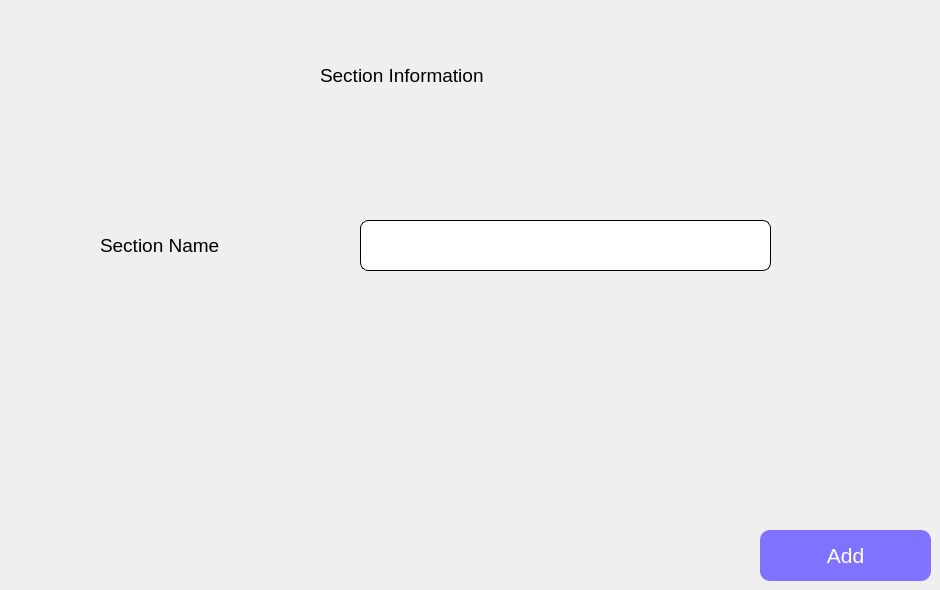
             <widget class="QWidget" name="section_add">
              <widget class="QPushButton" name="section_add_btn">
               <property name="enabled">
                <bool>true</bool>
               </property>
               <property name="geometry">
                <rect>
                 <x>760</x>
                 <y>530</y>
                 <width>171</width>
                 <height>51</height>
                </rect>
               </property>
               <property name="font">
                <font>
                 <pointsize>16</pointsize>
                </font>
               </property>
               <property name="styleSheet">
                <string notr="true">background-color: rgb(126, 114, 255);
color: rgb(255, 255, 255);
border-radius : 10;</string>
               </property>
               <property name="text">
                <string>Add</string>
               </property>
               <property name="icon">
                <iconset>
                 <normaloff>icons/save.png</normaloff>icons/save.png</iconset>
               </property>
               <property name="iconSize">
                <size>
                 <width>50</width>
                 <height>50</height>
                </size>
               </property>
              </widget>
              <widget class="QLineEdit" name="section_name_entry">
               <property name="geometry">
                <rect>
                 <x>360</x>
                 <y>220</y>
                 <width>411</width>
                 <height>51</height>
                </rect>
               </property>
               <property name="font">
                <font>
                 <pointsize>12</pointsize>
                </font>
               </property>
               <property name="styleSheet">
                <string notr="true">background-color: rgb(255, 255, 255);
border-radius : 8px;
border-color: rgb(0, 0, 0);
border: 1px solid black
</string>
               </property>
              </widget>
              <widget class="QLabel" name="label_188">
               <property name="geometry">
                <rect>
                 <x>320</x>
                 <y>60</y>
                 <width>271</width>
                 <height>31</height>
                </rect>
               </property>
               <property name="font">
                <font>
                 <pointsize>14</pointsize>
                </font>
               </property>
               <property name="text">
                <string>Section Information</string>
               </property>
              </widget>
              <widget class="QLabel" name="label_189">
               <property name="geometry">
                <rect>
                 <x>100</x>
                 <y>230</y>
                 <width>211</width>
                 <height>31</height>
                </rect>
               </property>
               <property name="font">
                <font>
                 <pointsize>14</pointsize>
                </font>
               </property>
               <property name="text">
                <string>Section Name</string>
               </property>
              </widget>
             </widget>
